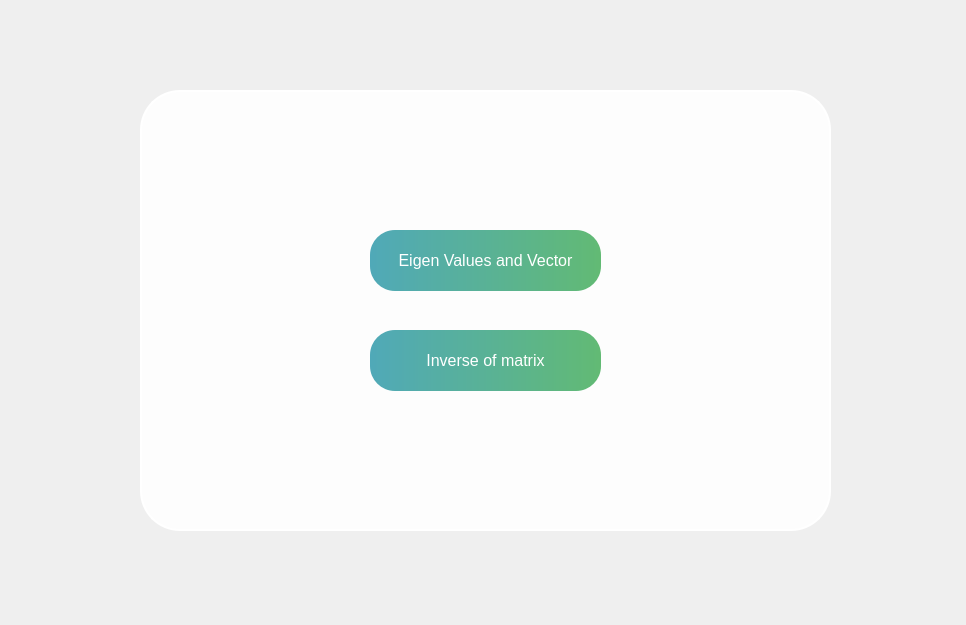
<?xml version="1.0" encoding="UTF-8"?>
<ui version="4.0">
 <class>MainWindow</class>
 <widget class="QMainWindow" name="MainWindow">
  <property name="geometry">
   <rect>
    <x>0</x>
    <y>0</y>
    <width>966</width>
    <height>625</height>
   </rect>
  </property>
  <property name="windowTitle">
   <string>MainWindow</string>
  </property>
  <widget class="QWidget" name="centralwidget">
   <widget class="QLabel" name="label">
    <property name="geometry">
     <rect>
      <x>0</x>
      <y>0</y>
      <width>981</width>
      <height>631</height>
     </rect>
    </property>
    <property name="text">
     <string/>
    </property>
    <property name="pixmap">
     <pixmap>first_page.webp</pixmap>
    </property>
    <property name="scaledContents">
     <bool>true</bool>
    </property>
    <property name="wordWrap">
     <bool>false</bool>
    </property>
   </widget>
   <widget class="QLabel" name="label_2">
    <property name="geometry">
     <rect>
      <x>140</x>
      <y>90</y>
      <width>691</width>
      <height>441</height>
     </rect>
    </property>
    <property name="styleSheet">
     <string notr="true">background-color:rgba(255, 255, 255,0.9);
border-radius:40px;
border: 2px solid #ffffff;</string>
    </property>
    <property name="text">
     <string/>
    </property>
   </widget>
   <widget class="QPushButton" name="pushButton">
    <property name="geometry">
     <rect>
      <x>370</x>
      <y>230</y>
      <width>231</width>
      <height>61</height>
     </rect>
    </property>
    <property name="styleSheet">
     <string notr="true">QPushButton {
    background: qlineargradient(x1:0, y1:0, x2:1, y2:0, stop:0 #50a9b8, stop:1 #62ba74); /* Blue to black as main theme */
    border-radius: 25px; /* Optional: for rounded corners */
    border: none; /* Optional: remove border */
    color: white; /* Text color */
    padding: 10px 20px; /* Optional: adjust padding */
    font-size: 16px; /* Optional: adjust font size */
    transition: background 10s; /* Super slow transition */
}

QPushButton:hover {
    background: qlineargradient(x1:0, y1:0, x2:1, y2:0, stop:0 #62ba74, stop:1 #50a9b8); /* Black to blue on hover */
}
</string>
    </property>
    <property name="text">
     <string>Eigen Values and Vector</string>
    </property>
   </widget>
   <widget class="QPushButton" name="pushButton_2">
    <property name="geometry">
     <rect>
      <x>370</x>
      <y>330</y>
      <width>231</width>
      <height>61</height>
     </rect>
    </property>
    <property name="styleSheet">
     <string notr="true">QPushButton {
    background: qlineargradient(x1:0, y1:0, x2:1, y2:0, stop:0 #50a9b8, stop:1 #62ba74); /* Blue to black as main theme */
    border-radius: 25px; /* Optional: for rounded corners */
    border: none; /* Optional: remove border */
    color: white; /* Text color */
    padding: 10px 20px; /* Optional: adjust padding */
    font-size: 16px; /* Optional: adjust font size */
    transition: background 10s; /* Super slow transition */
}

QPushButton:hover {
    background: qlineargradient(x1:0, y1:0, x2:1, y2:0, stop:0 #62ba74, stop:1 #50a9b8); /* Black to blue on hover */
}
</string>
    </property>
    <property name="text">
     <string>Inverse of matrix</string>
    </property>
   </widget>
  </widget>
 </widget>
 <resources/>
 <connections/>
</ui>
